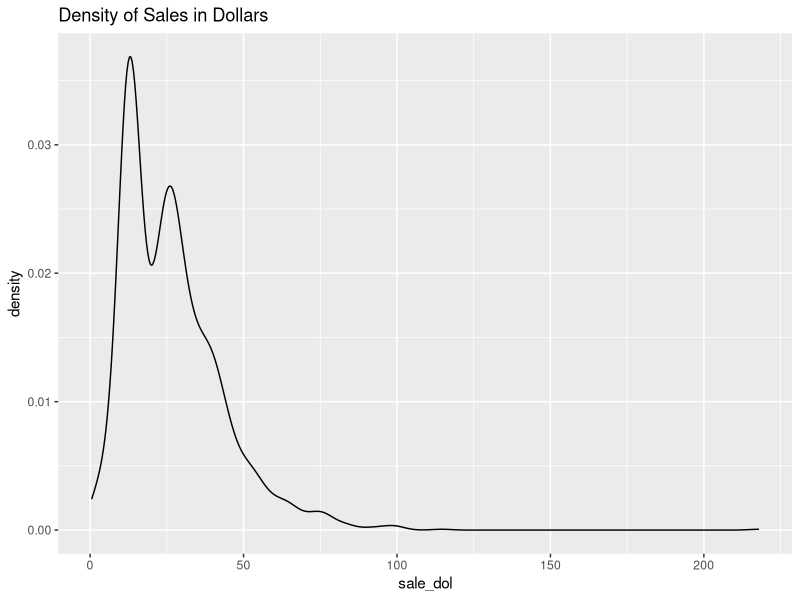
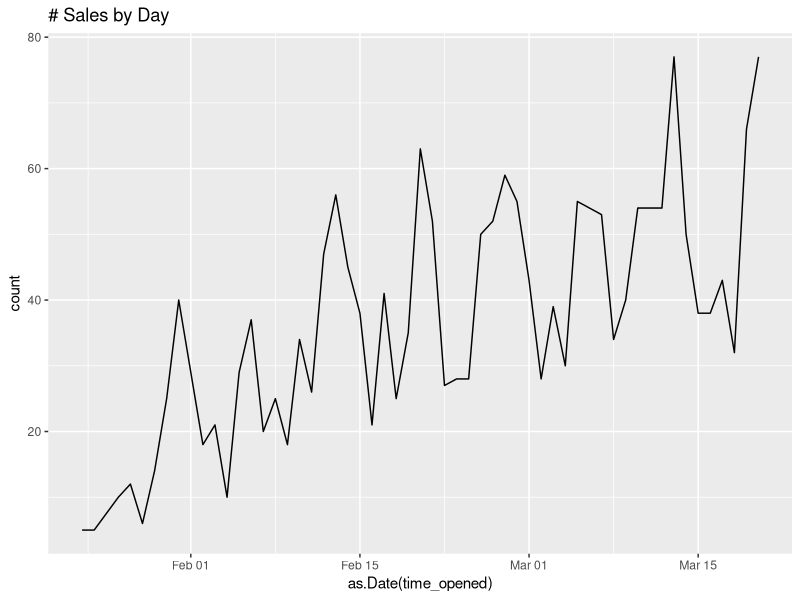
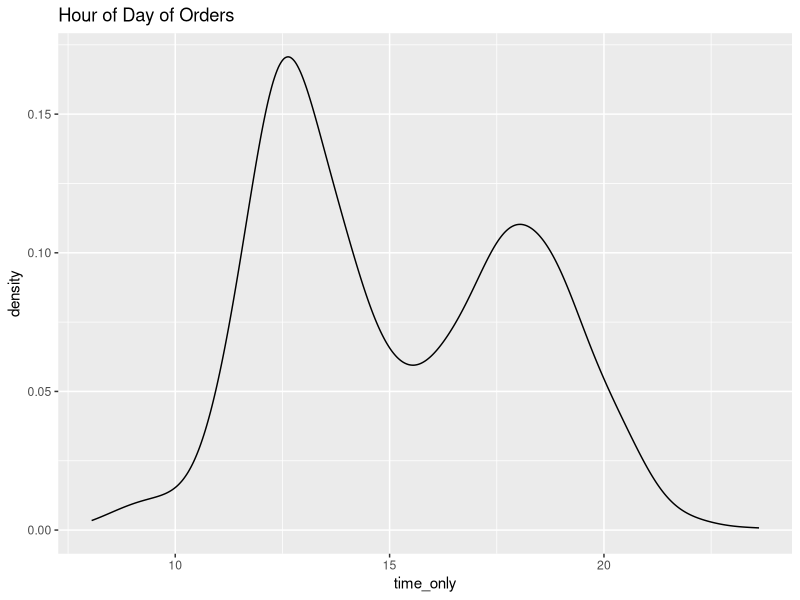
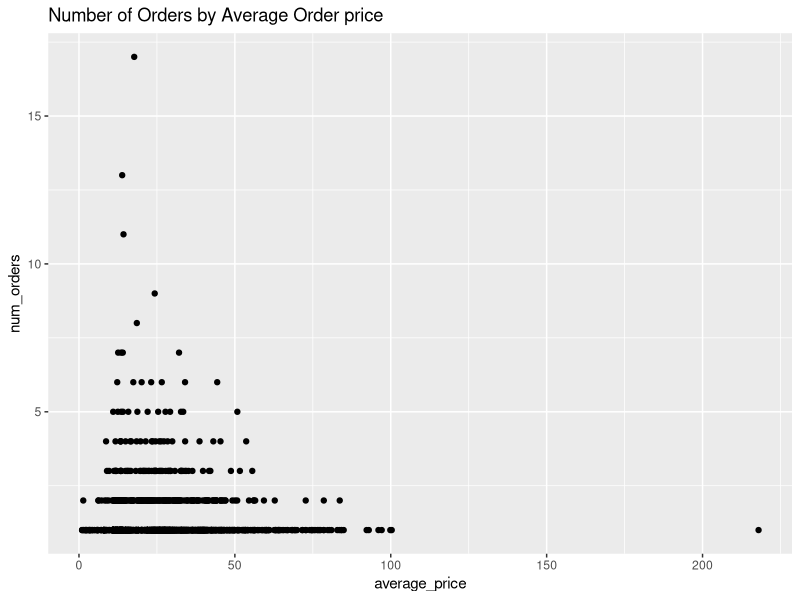
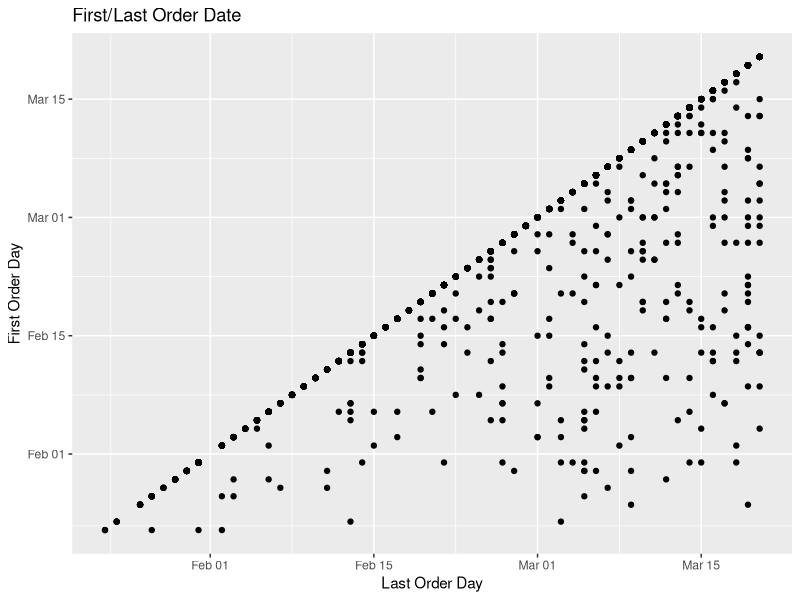

Recreate these plots in R, in order.
## ---- chunk 1
library(readr)
library(ggplot2)
library(hms)
library(dplyr)

rm(list=ls())
## ---- chunk 2
df<- read_csv("sample_orders.csv")

## ---- chunk 3
#Cleanup
str(df)
head(df)

#summary(df$time_opened)
df_2<-df[!is.na(df$time_opened),]
summary(df_2$time_opened)
summary(df_2$customer_id)
summary(df_2$subtotal)
df_3<-df_2[df_2$subtotal!=0,]

df_3$customer_id<-as.factor(df_3$customer_id)

#Remove partial day
df_4<-df_3[as.Date(df_3$time_opened)<'2021-03-21',]

df_f<-df_4
## ---- chunk 4
#Feature Construction
df_f$sale_dol<-df_f$subtotal/100
df_f$dow<-weekdays(as.Date(df_f$time_opened))
df_f$time_only<-as.numeric(as_hms(df_f$time_opened))/3600
## ---- chunk 5
#EDA
ggplot(data=df_f,aes(x=sale_dol))+
         geom_density()+
  ggtitle("Density of Sales in Dollars")

ggplot(data=df_f,aes(x=as.Date(time_opened)))+
         geom_line(stat='count')+
  ggtitle("# Sales by Day")

#table(as.Date(df_f$time_opened))

table(df_f$dow)

ggplot(data=df_f,aes(x=time_only))+
  geom_density()+
  ggtitle("Hour of Day of Orders")

## ---- chunk 6
#Feature Engineering by user

#Would probably be more efficient with vectorizing. Im just going to for loop it so I can make faster. Data is small enough

user_list<-unique(df_f$customer_id)

df_user<-data.frame(user_list)
colnames(df_user)<-"user"

df_user$num_orders<-NA
df_user$average_price<-NA
df_user$max_price<-NA
df_user$min_price<-NA
df_user$first_order<-NA
df_user$last_order<-NA
df_user$first_order_day<-NA
df_user$last_order_day<-NA
df_user$prop_order_weekend<-NA

for (i in 1:nrow(df_user)){
  spc_user<-df_user[i,"user"]
  spc_df<-df_f[df_f$customer_id==spc_user,]
  
  df_user$num_orders[i]<-nrow(spc_df)
  df_user$average_price[i]<-mean(spc_df$sale_dol)
  df_user$max_price[i]<-max(spc_df$sale_dol)
  df_user$min_price[i]<-min(spc_df$sale_dol)
  df_user$first_order[i]<-min(spc_df$time_opened)
  df_user$last_order[i]<-max(spc_df$time_opened)
  df_user$first_order_day[i]<-as.Date(min(spc_df$time_opened))
  df_user$last_order_day[i]<-as.Date(max(spc_df$time_opened))
  df_user$prop_order_weekend<-sum(spc_df$dow %in% c("Saturday","Sunday"))/length(spc_df$dow)
}

## ---- chunk 7
ggplot(data=df_user,aes(x=average_price,y=num_orders))+
  geom_point()+
  ggtitle("Number of Orders by Average Order price")

ggplot(data=df_user,aes(as.Date(x=last_order_day,origin='1970-01-01'),y=as.Date(first_order_day,origin='1970-01-01')))+
  geom_point()+
  ggtitle("First/Last Order Date")+
  xlab("Last Order Day")+
  ylab("First Order Day")


## ---- chunk 8
#Splitting into cohorts. I want to see behavior over time and forecast how new users will tracks. I have data for 57 days. Im going to split into 8 cohorts each represented by 1 week of customers whose first order occured in a specific week (7 day period). Anyone who placed an order in the last day will be discarded.

df_user$cohort<-(df_user$first_order_day-18650)%/%7
df_user<-df_user[df_user$cohort!=8,]
## ---- chunk 9
df_user$retention_days<-1+df_user$last_order_day-df_user$first_order_day
df_user$days_data<-max(df_user$last_order_day)-df_user$last_order_day+1



## ---- chunk 10
coh_ind_df<-unique(df_user[,c("user","cohort")])
merge_df<-merge(df_f,coh_ind_df,by.x="customer_id",by.y="user",all.x=TRUE)
merge_df_2<-merge_df[!is.na(merge_df$cohort),]
## ---- chunk 11
cohorts<-unique(df_user$cohort)
days<-0:max(df_user$retention_days)

coh_df<-expand.grid(cohorts,days)
colnames(coh_df)<-c("cohort","days_since_first_order")
